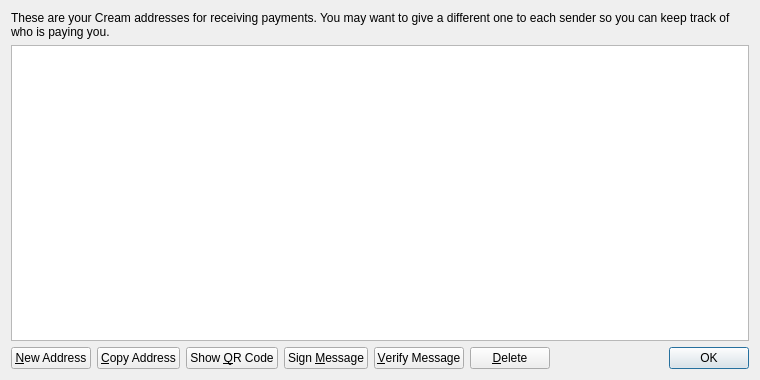
<?xml version="1.0" encoding="UTF-8"?>
<ui version="4.0">
 <class>AddressBookPage</class>
 <widget class="QWidget" name="AddressBookPage">
  <property name="geometry">
   <rect>
    <x>0</x>
    <y>0</y>
    <width>760</width>
    <height>380</height>
   </rect>
  </property>
  <property name="windowTitle">
   <string>Address Book</string>
  </property>
  <layout class="QVBoxLayout" name="verticalLayout">
   <item>
    <widget class="QLabel" name="labelExplanation">
     <property name="text">
      <string>These are your Cream addresses for receiving payments. You may want to give a different one to each sender so you can keep track of who is paying you.</string>
     </property>
     <property name="textFormat">
      <enum>Qt::PlainText</enum>
     </property>
     <property name="wordWrap">
      <bool>true</bool>
     </property>
    </widget>
   </item>
   <item>
    <widget class="QTableView" name="tableView">
     <property name="contextMenuPolicy">
      <enum>Qt::CustomContextMenu</enum>
     </property>
     <property name="toolTip">
      <string>Double-click to edit address or label</string>
     </property>
     <property name="tabKeyNavigation">
      <bool>false</bool>
     </property>
     <property name="selectionMode">
      <enum>QAbstractItemView::SingleSelection</enum>
     </property>
     <property name="selectionBehavior">
      <enum>QAbstractItemView::SelectRows</enum>
     </property>
     <property name="sortingEnabled">
      <bool>true</bool>
     </property>
     <attribute name="verticalHeaderVisible">
      <bool>false</bool>
     </attribute>
    </widget>
   </item>
   <item>
    <layout class="QHBoxLayout" name="horizontalLayout">
     <item>
      <widget class="QPushButton" name="newAddressButton">
       <property name="toolTip">
        <string>Create a new address</string>
       </property>
       <property name="text">
        <string>&amp;New Address</string>
       </property>
      </widget>
     </item>
     <item>
      <widget class="QPushButton" name="copyToClipboard">
       <property name="toolTip">
        <string>Copy the currently selected address to the system clipboard</string>
       </property>
       <property name="text">
        <string>&amp;Copy Address</string>
       </property>
      </widget>
     </item>
     <item>
      <widget class="QPushButton" name="showQRCode">
       <property name="text">
        <string>Show &amp;QR Code</string>
       </property>
      </widget>
     </item>
     <item>
      <widget class="QPushButton" name="signMessage">
       <property name="toolTip">
        <string>Sign a message to prove you own a Cream address</string>
       </property>
       <property name="text">
        <string>Sign &amp;Message</string>
       </property>
      </widget>
     </item>
     <item>
      <widget class="QPushButton" name="verifyMessage">
       <property name="toolTip">
        <string>Verify a message to ensure it was signed with a specified Cream address</string>
       </property>
       <property name="text">
        <string>&amp;Verify Message</string>
       </property>
      </widget>
     </item>
     <item>
      <widget class="QPushButton" name="deleteButton">
       <property name="toolTip">
        <string>Delete the currently selected address from the list</string>
       </property>
       <property name="text">
        <string>&amp;Delete</string>
       </property>
      </widget>
     </item>
     <item>
      <spacer name="horizontalSpacer">
       <property name="orientation">
        <enum>Qt::Horizontal</enum>
       </property>
       <property name="sizeHint" stdset="0">
        <size>
         <width>40</width>
         <height>20</height>
        </size>
       </property>
      </spacer>
     </item>
     <item>
      <widget class="QDialogButtonBox" name="buttonBox">
       <property name="sizePolicy">
        <sizepolicy hsizetype="Maximum" vsizetype="Fixed">
         <horstretch>0</horstretch>
         <verstretch>0</verstretch>
        </sizepolicy>
       </property>
       <property name="standardButtons">
        <set>QDialogButtonBox::Ok</set>
       </property>
      </widget>
     </item>
    </layout>
   </item>
  </layout>
 </widget>
 <resources>
  <include location="../bitcoin.qrc"/>
 </resources>
 <connections/>
</ui>
